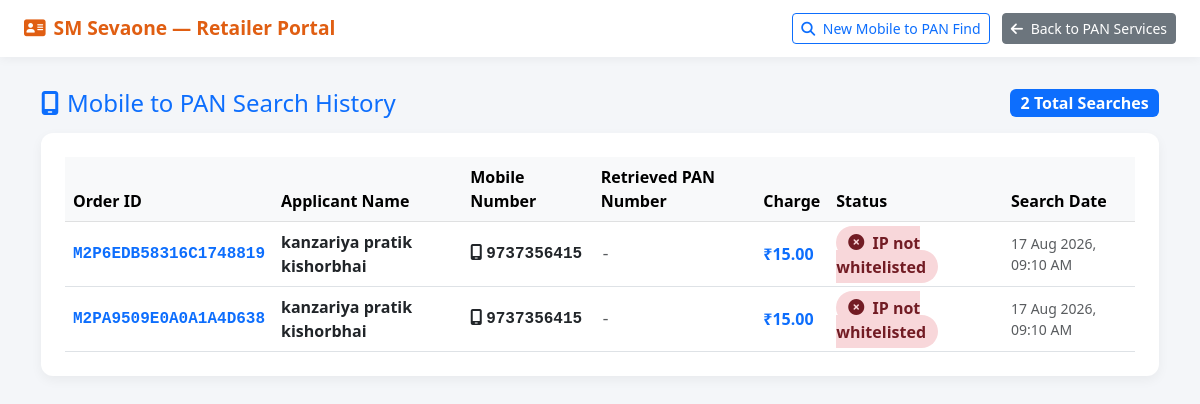
The page /services/pan/mobile-to-pan/list/ (signed in) on the database its author committed.
### app/models.py (models this page shows, shortened)
class MobileToPanApplication(models.Model):
    STATUS_CHOICES = [('PENDING', 'Pending'), ('COMPLETED', 'Completed'), ('FAILED', 'Failed')]
    retailer            = models.ForeignKey(Retailer, on_delete=models.SET_NULL, null=True, blank=True, related_name='mobile_to_pan_applications')
    order_id            = models.CharField(max_length=50, unique=True, editable=False)
    applicant_name      = models.CharField(max_length=100)
    mobile_no           = models.CharField(max_length=10)
    pan_number          = models.CharField(max_length=15, blank=True)
    client_id           = models.CharField(max_length=100, blank=True)
    response_message    = models.TextField(blank=True)
    amount              = models.DecimalField(max_digits=10, decimal_places=2, default=15.00)
    status              = models.CharField(max_length=20, choices=STATUS_CHOICES, default='PENDING')
    created_at          = models.DateTimeField(auto_now_add=True)
    class Meta:
        ordering = ['-created_at']

### app/views.py (the view)
# urls.py: path('services/pan/mobile-to-pan/list/', views.mobile_to_pan_list, name='mobile_to_pan_list'),
def mobile_to_pan_list(request):
    retailer = _get_retailer_from_session(request)
    if retailer is None:
        return redirect('retailer_login')
    applications = MobileToPanApplication.objects.filter(retailer=retailer)
    return render(request, 'mobile_to_pan_list.html', {'retailer': retailer, 'applications': applications})

### app/views.py (called while the page is built)
def _get_retailer_from_session(request):
    retailer_id = request.session.get('retailer_id')
    if not retailer_id:
        logger.debug(f"No retailer_id in session. Session keys: {list(request.session.keys())}")
        return None
    try:
        return Retailer.objects.get(retailer_id=retailer_id)
    except Retailer.DoesNotExist:
        logger.warning(f"Retailer with id {retailer_id} not found in database")
        return None

### pan_project/templates/mobile_to_pan_list.html (shortened to what this page needs)
<!doctype html>
<html lang="en">
<head>
<link href="https://cdn.jsdelivr.net/npm/bootstrap@5.3.0/dist/css/bootstrap.min.css" rel="stylesheet">
<link rel="stylesheet" href="https://cdnjs.cloudflare.com/ajax/libs/font-awesome/6.4.0/css/all.min.css">
</head>
<body>
<div class="topbar">
  <div class="brand"><i class="fa-solid fa-address-card me-2"></i>SM Sevaone — Retailer Portal</div>
  <div>
    <a href="{% url 'mobile_to_pan_page' %}" class="btn btn-sm btn-outline-primary me-2"><i class="fa-solid fa-magnifying-glass me-1"></i> New Mobile to PAN Find</a>
    <a href="{% url 'form' %}" class="btn btn-sm btn-secondary"><i class="fa-solid fa-arrow-left me-1"></i> Back to PAN Services</a>
  </div>
</div>
<div class="main-wrap">
  <div class="d-flex align-items-center justify-content-between mb-3">
    <h4 class="mb-0 text-primary font-weight-bold"><i class="fa-solid fa-mobile-screen me-2"></i>Mobile to PAN Search History</h4>
    <span class="badge bg-primary fs-6">{{ applications|length }} Total Searches</span>
  </div>
  <div class="card-table">
    <div class="table-responsive">
      <table class="table table-hover align-middle mb-0">
        <thead class="table-light">
          <tr>
            <th>Order ID</th>
            <th>Applicant Name</th>
            <th>Mobile Number</th>
            <th>Retrieved PAN Number</th>
            <th>Charge</th>
            <th>Status</th>
            <th>Search Date</th>
          </tr>
        </thead>
        <tbody>
          {% for app in applications %}
          <tr>
            <td class="font-monospace fw-bold text-primary">{{ app.order_id }}</td>
            <td class="fw-bold">{{ app.applicant_name }}</td>
            <td class="font-monospace fw-bold text-dark"><i class="fa-solid fa-mobile-screen me-1"></i>{{ app.mobile_no }}</td>
            <td>
              {% if app.status == 'COMPLETED' and app.pan_number %}
                <span class="pan-badge"><i class="fa-solid fa-id-card me-1"></i> {{ app.pan_number }}</span>
              {% else %}
                <span class="text-muted font-monospace">-</span>
              {% endif %}
            </td>
            <td class="fw-bold text-primary">₹{{ app.amount }}</td>
            <td>
              {% if app.status == 'COMPLETED' %}
                <span class="badge-completed"><i class="fa-solid fa-check-circle me-1"></i> Completed</span>
              {% else %}
                <span class="badge-failed" title="{{ app.response_message }}"><i class="fa-solid fa-times-circle me-1"></i> {{ app.response_message|default:"Failed"|truncatechars:25 }}</span>
              {% endif %}
            </td>
            <td class="text-muted small">{{ app.created_at|date:"d M Y, h:i A" }}</td>
          </tr>
          {% endfor %}
        </tbody>
      </table>
    </div>
  </div>
</div>
</body>
</html>

### pan_project/templates/mobile_to_pan_list.html (style rules this page uses)
body { background:#f4f6f9;font-family:'Segoe UI',sans-serif;color:#333 }
.topbar { background:#fff;padding:.8rem 1.5rem;box-shadow:0 2px 10px rgba(0,0,0,0.05);display:flex;align-items:center;justify-content:space-between }
.brand { font-weight:700;font-size:1.2rem;color:#e05e12 }
.main-wrap { max-width:1150px;margin:2rem auto;padding:0 1rem }
.card-table { background:#fff;border-radius:12px;box-shadow:0 4px 12px rgba(0,0,0,0.05);padding:1.5rem;border:none }
.table-responsive { overflow-x:auto }
.badge-failed { background:#f8d7da;color:#721c24;font-weight:600;padding:.35rem .75rem;border-radius:20px }

### rows shown on the page
MobileToPanApplication: order_id "M2P6EDB58316C1748819", applicant_name "kanzariya pratik kishorbhai", mobile_no "9737356415", amount "15.00", response_message "IP not whitelisted", created_at "17 Aug 2026, 09:10 AM"
MobileToPanApplication: order_id "M2PA9509E0A0A1A4D638", applicant_name "kanzariya pratik kishorbhai", mobile_no "9737356415", amount "15.00", response_message "IP not whitelisted", created_at "17 Aug 2026, 09:10 AM"

### other values the page prints
{{ applications|length }} "2"
